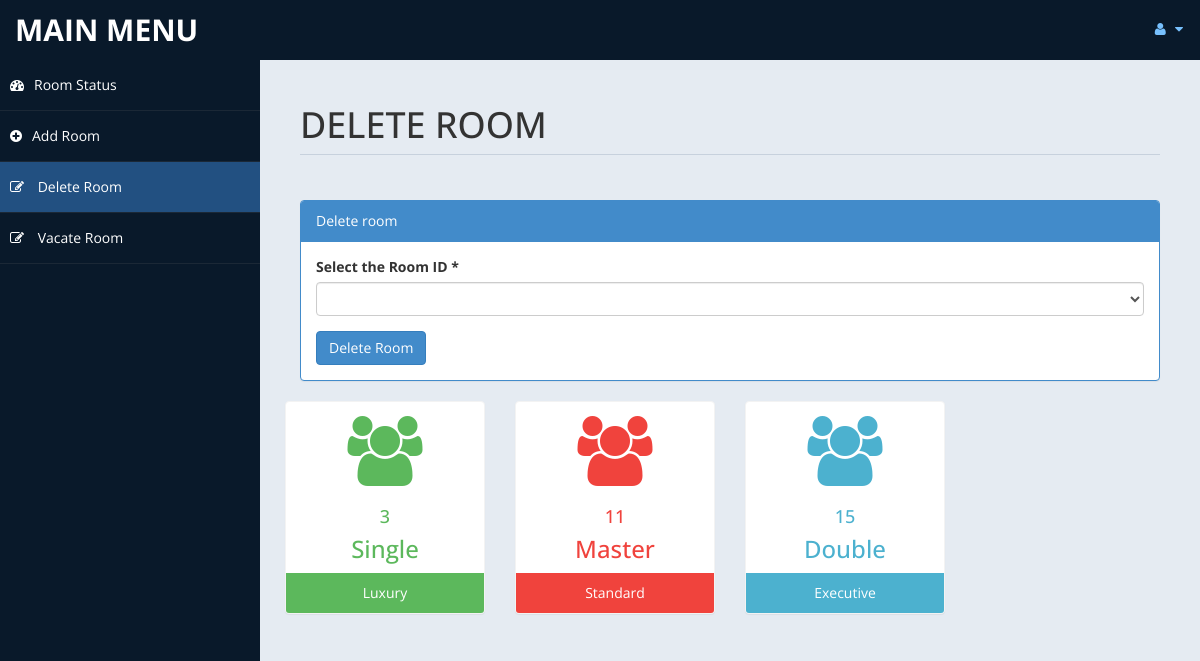
Before: /admin/roomdel.php (signed in) with the older database file.
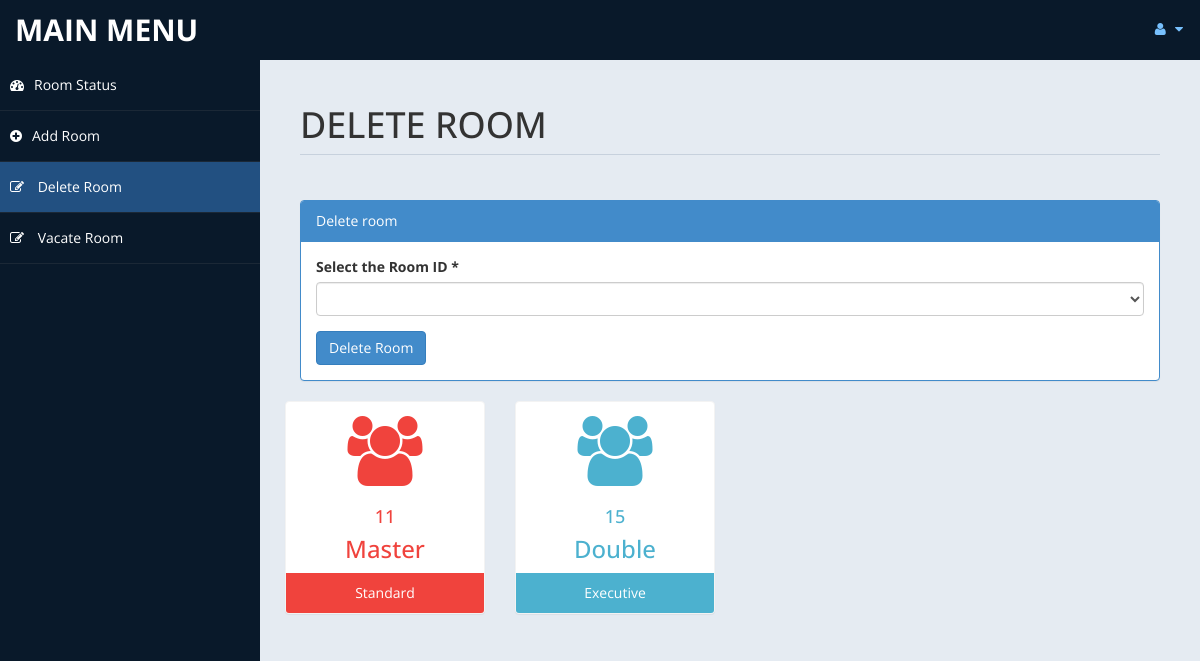
After: the same page with the newer database file.
### tables this page shows
CREATE TABLE `room` (
  `room_no` int(11) NOT NULL,
  `customer` int(11) UNSIGNED DEFAULT NULL,
  `bedding_type` varchar(10) DEFAULT NULL,
  `meal_type` varchar(15) DEFAULT NULL,
  `in_date` date DEFAULT NULL,
  `out_date` date DEFAULT NULL,
  `status` varchar(15) DEFAULT NULL,
  `no_of_day` int(11) DEFAULT NULL,
  `room_type` varchar(15) DEFAULT NULL
);

### admin/roomdel.php (the view, shortened to what the changed rows need)
<!DOCTYPE html>
<html xmlns="http://www.w3.org/1999/xhtml">
<head>
    <link href="assets/css/bootstrap.css" rel="stylesheet" />
    <link href="assets/css/font-awesome.css" rel="stylesheet" />
    <link href="assets/css/custom-styles.css" rel="stylesheet" />
</head>
<body>
    <div id="wrapper">
        <div id="page-wrapper" >
            <div id="page-inner">
			 <div class="row">
                    <div class="col-md-12">
                        <h1 class="page-header">
                           DELETE ROOM <small></small>
                        </h1>
                    </div>
                </div>
            <div class="row">
           <?php
						include ('db.php');
						$sql = "select * from room where status='Available'";
						$re = mysqli_query($con,$sql)
				?>
                <div class="row">
				<?php
										while($row= mysqli_fetch_array($re))
										{
												$id = $row['room_type'];
											if($id == "Executive")
											{
												echo"<div class='col-md-3 col-sm-12 col-xs-12'>
													<div class='panel panel-primary text-center no-boder bg-color-blue'>
														<div class='panel-body'>
															<i class='fa fa-users fa-5x'></i>
															<h4>".$row['room_no']."</h4>
															<h3>".$row['bedding_type']."</h3>
														</div>
														<div class='panel-footer back-footer-blue'>
															".$row['room_type']."
														</div>
													</div>
												</div>";
											}
											else if ($id == "Luxury")
											{
												echo"<div class='col-md-3 col-sm-12 col-xs-12'>
													<div class='panel panel-primary text-center no-boder bg-color-green'>
														<div class='panel-body'>
															<i class='fa fa-users fa-5x'></i>
															<h4>".$row['room_no']."</h4>
															<h3>".$row['bedding_type']."</h3>
														</div>
														<div class='panel-footer back-footer-green'>
															".$row['room_type']."
														</div>
													</div>
												</div>";
											}
											else if($id =="Standard")
											{
												echo"<div class='col-md-3 col-sm-12 col-xs-12'>
													<div class='panel panel-primary text-center no-boder bg-color-red'>
														<div class='panel-body'>
															<i class='fa fa-users fa-5x'></i>
															<h4>".$row['room_no']."</h4>
															<h3>".$row['bedding_type']."</h3>
														</div>
														<div class='panel-footer back-footer-red'>
															".$row['room_type']."
														</div>
													</div>
												</div>";
											}
										}
									?>
                </div>
					</div>
            </div>
        </div>
</body>
</html>

Changed rows visible on the page:
no longer on this page (row edited): room: room_no "3", bedding_type "Single", room_type "Luxury"
